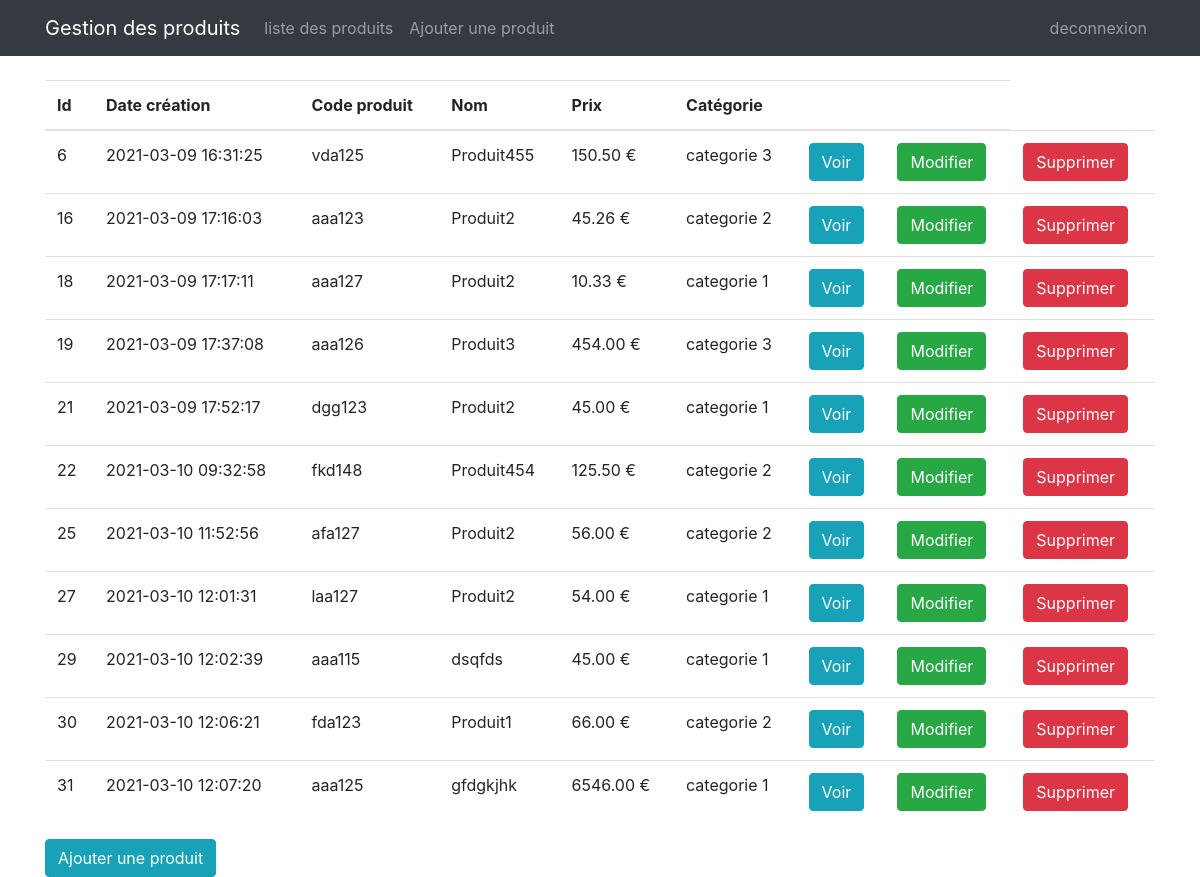
Page /products.php (signed in) on the committed database.
### tables this page shows
CREATE TABLE IF NOT EXISTS `produit` (
  `id` int(11) NOT NULL AUTO_INCREMENT,
  `created_date` datetime NOT NULL DEFAULT CURRENT_TIMESTAMP,
  `product_code` varchar(6) NOT NULL,
  `name` varchar(25) NOT NULL,
  `description` text,
  `price` float(8,2) NOT NULL DEFAULT '0.00',
  `category` int(11) DEFAULT NULL,
  PRIMARY KEY (`id`),
  UNIQUE KEY `produit_product_code_uindex` (`product_code`),
  KEY `produit_category_id_fk` (`category`)
);

CREATE TABLE IF NOT EXISTS `category` (
  `id` int(11) NOT NULL AUTO_INCREMENT,
  `created_date` datetime NOT NULL DEFAULT CURRENT_TIMESTAMP,
  `nom` varchar(25) NOT NULL,
  PRIMARY KEY (`id`)
);

### products.php (the view, shortened to what this page needs)
<?php
if (isset($_SESSION['user']) && $_SESSION['log'] == 1) {
    $pdo = new PDO("mysql:host=localhost;dbname=php-commerce;charst=utf8", "root", "");
    include "header.php";
    $query = "SELECT P.id, P.created_date, P.product_code,P.name, P.description, P.price  , C.nom AS catName FROM produit P INNER JOIN category C ON P.category = C.id ";
    $statement = $pdo->prepare($query);
    $statement->execute();
    $produits = $statement->fetchAll(PDO::FETCH_ASSOC);
    ?>
    <table class="table ">
        <thead>
        <tr>
            <th scope="col">Id</th>
            <th scope="col">Date création</th>
            <th scope="col">Code produit</th>
            <th scope="col">Nom</th>
            <th scope="col">Prix</th>
            <th scope="col">Catégorie</th>
            <th scope="col"></th>
            <th scope="col"></th>
        </tr>
        </thead>
        <tbody>
        <?php
        foreach ($produits as $produit) {
            echo "
            <tr>
            <td>{$produit['id']}</td>
            <td>{$produit['created_date']}</td>
            <td>{$produit['product_code']}</td>
            <td>{$produit['name']}</td>
            <td>{$produit['price']} €</td>
            <td>{$produit['catName']}</td>
           <td><a class='btn btn-info' href='viewProd.php?id={$produit['id']}'>Voir</a> </td>
            <td><a class='btn btn-success' href='productForm.php?id={$produit['id']}'>Modifier</a> </td>
            <td><a class='btn btn-danger' href='deleteProd.php?id={$produit['id']}' onclick=\"if (!confirm('Etes vous sur de vouloir supprimer ce produit ?')) return false;\" >Supprimer</td>
        </tr>
        ";
        } ?>
        </tbody>
    </table>
    <a class="btn btn-info" href="productForm.php">Ajouter une produit</a>
    <?php
    include "footer.php";
} else {
    header('Location: login.php?login=error');
}

### header.php (shortened to what this page needs)
<!doctype html>
<html lang=fr>
<head>
    <link rel="stylesheet" href="https://stackpath.bootstrapcdn.com/bootstrap/4.5.2/css/bootstrap.min.css">
</head>
<body>
<nav class="navbar navbar-expand-lg navbar-dark bg-dark">
    <div class="container">
        <a class="navbar-brand" href="#">Gestion des produits</a>
        <div class="collapse navbar-collapse" id="navbarColor02">
            <?php
            if (isset($_SESSION['user']) && $_SESSION['log'] == 1) { ?>
                <ul class="navbar-nav mr-auto">
                    <li class="nav-item ">
                        <a class="nav-link" href="products.php">
                            liste des produits
                        </a>
                    </li>
                    <li class="nav-item ">
                        <a class="nav-link" href="productForm.php">
                            Ajouter une produit
                        </a>
                    </li>
                </ul>
                <ul class="navbar-nav ">
                    <li class="nav-item">
                        <a class="nav-link" href="logout.php">
                            deconnexion
                        </a>
                    </li>
                </ul>
            <?php } ?>
        </div>
    </div>
</nav>
<br>
<div class="container">

### footer.php
</div>
</body>
</html>

### rows in the picture
produit: id "6", created_date "2021-03-09 16:31:25", product_code "vda125", name "Produit455", price "150.50", category.nom "categorie 3"
produit: id "16", created_date "2021-03-09 17:16:03", product_code "aaa123", name "Produit2", price "45.26", category.nom "categorie 2"
produit: id "18", created_date "2021-03-09 17:17:11", product_code "aaa127", name "Produit2", price "10.33", category.nom "categorie 1"
produit: id "19", created_date "2021-03-09 17:37:08", product_code "aaa126", name "Produit3", price "454.00", category.nom "categorie 3"
produit: id "21", created_date "2021-03-09 17:52:17", product_code "dgg123", name "Produit2", price "45.00", category.nom "categorie 1"
produit: id "22", created_date "2021-03-10 09:32:58", product_code "fkd148", name "Produit454", price "125.50", category.nom "categorie 2"
produit: id "25", created_date "2021-03-10 11:52:56", product_code "afa127", name "Produit2", price "56.00", category.nom "categorie 2"
produit: id "27", created_date "2021-03-10 12:01:31", product_code "laa127", name "Produit2", price "54.00", category.nom "categorie 1"
produit: id "29", created_date "2021-03-10 12:02:39", product_code "aaa115", name "dsqfds", price "45.00", category.nom "categorie 1"
produit: id "30", created_date "2021-03-10 12:06:21", product_code "fda123", name "Produit1", price "66.00", category.nom "categorie 2"
produit: id "31", created_date "2021-03-10 12:07:20", product_code "aaa125", name "gfdgkjhk", price "6546.00", category.nom "categorie 1"
